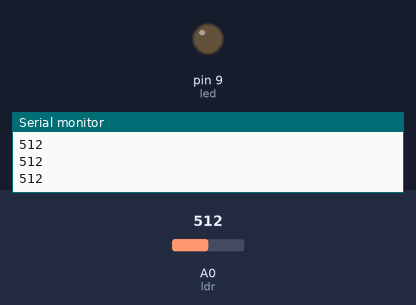
Bench run of a sketch on a simulated Arduino Uno, built with avr-gcc and run on an emulated ATmega328P. Shown: output pins drawn as LEDs (lit = HIGH), the last lines printed to the serial monitor. The test bench sets the inputs (shaded band); at power-on: A0 (ldr) = 512.

Above: at 1.2 s.
1.3 s: A0 (ldr) set to 211
2.8 s: A0 (ldr) set to 187
At 3.6 s:
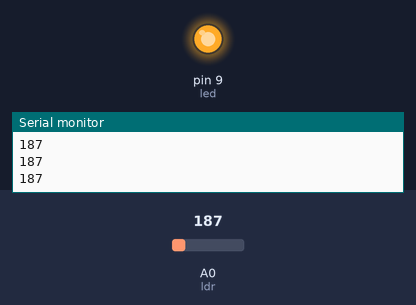
4.3 s: A0 (ldr) set to 210
At 4.6 s:
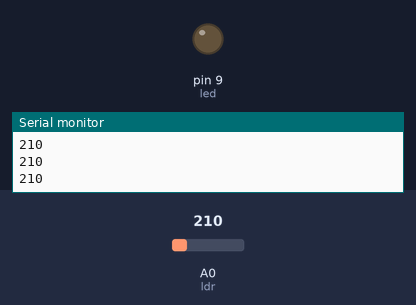
5.8 s: A0 (ldr) set to 190
At 7.0 s:
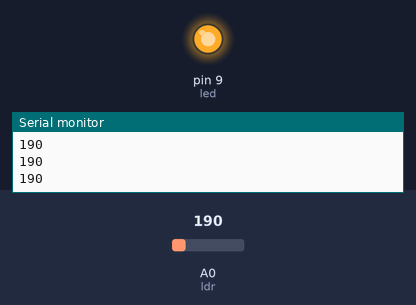
Timing chart, 0 to 8.3 s (numbered marks = the images above; inputs shaded):
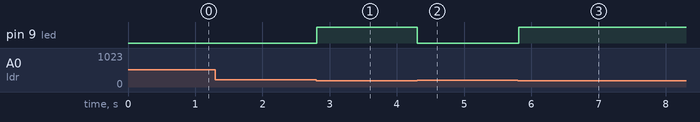

The sketch:

LDR.ino
```cpp
#define led 9
#define ldr A0

int nilai;

void setup() {
  Serial.begin(9600);
  pinMode(led, OUTPUT);
  pinMode(ldr, INPUT);
}

void loop() {
  nilai = analogRead(ldr);
  Serial.println(nilai);

  if (nilai > 200) {
    digitalWrite(led, LOW);

  } else {
    digitalWrite(led, HIGH);
  }
}
```

Measured:
- the behaviour switches between 201 and 200 on A0 (ldr) (found by bisection; images 0 and 1)
- after the input at 2.8 s, pin 9 (led): LOW → HIGH at once
- after the input at 4.3 s, pin 9 (led): HIGH → LOW at once
- after the input at 5.8 s, pin 9 (led): LOW → HIGH at once
